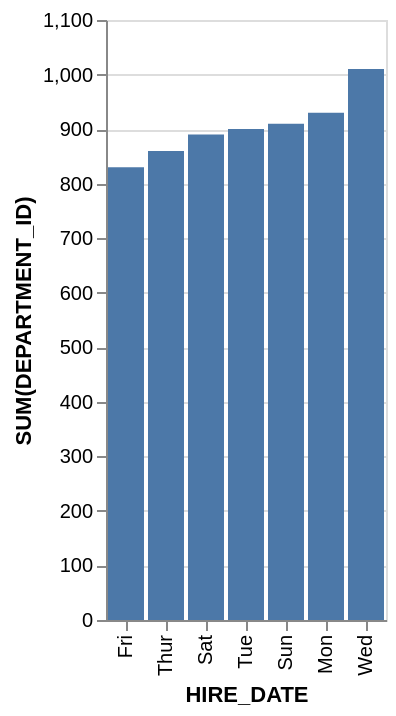

The Vega-Lite source for this figure:
### Vega-Lite specification from a JSON file in a GitHub repository (floating-point values rounded to 4 significant figures)
{"data": {"values": [{"x_data": "Mon", "y_data": 930}, {"x_data": "Tue", "y_data": 900}, {"x_data": "Wed", "y_data": 1010}, {"x_data": "Thur", "y_data": 860}, {"x_data": "Fri", "y_data": 830}, {"x_data": "Sat", "y_data": 890}, {"x_data": "Sun", "y_data": 910}]}, "mark": "bar", "encoding": {"x": {"field": "x_data", "type": "nominal", "title": "HIRE_DATE", "sort": {"op": "sum", "field": "y_data", "order": "ascending"}}, "y": {"field": "y_data", "type": "quantitative", "title": "SUM(DEPARTMENT_ID)"}}}
